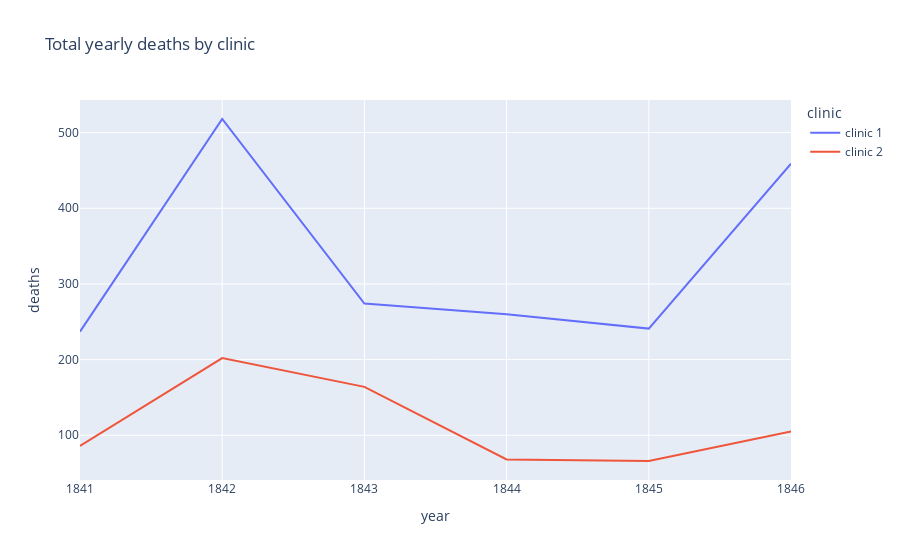

Source (notebook cell):
### Code cell
line_chart = px.line(df_yearly,
                     x='year',
                     y='deaths',
                     color = 'clinic',
                     title = 'Total yearly deaths by clinic'
                     )



line_chart.show()

### Figure 1 — Plotly figure (JSON) as saved in the notebook; plotly's stock layout.template omitted (floating-point values rounded to 4 significant figures)
{"data": [{"hovertemplate": "clinic=clinic 1<br>year=%{x}<br>deaths=%{y}<extra></extra>", "legendgroup": "clinic 1", "line": {"color": "#636efa", "dash": "solid"}, "marker": {"symbol": "circle"}, "mode": "lines", "name": "clinic 1", "orientation": "v", "showlegend": true, "type": "scatter", "x": [1841, 1842, 1843, 1844, 1845, 1846], "xaxis": "x", "y": [237, 518, 274, 260, 241, 459], "yaxis": "y"}, {"hovertemplate": "clinic=clinic 2<br>year=%{x}<br>deaths=%{y}<extra></extra>", "legendgroup": "clinic 2", "line": {"color": "#EF553B", "dash": "solid"}, "marker": {"symbol": "circle"}, "mode": "lines", "name": "clinic 2", "orientation": "v", "showlegend": true, "type": "scatter", "x": [1841, 1842, 1843, 1844, 1845, 1846], "xaxis": "x", "y": [86, 202, 164, 68, 66, 105], "yaxis": "y"}], "layout": {"legend": {"title": {"text": "clinic"}, "tracegroupgap": 0}, "title": {"text": "Total yearly deaths by clinic"}, "xaxis": {"anchor": "y", "domain": [0, 1], "title": {"text": "year"}}, "yaxis": {"anchor": "x", "domain": [0, 1], "title": {"text": "deaths"}}}}
